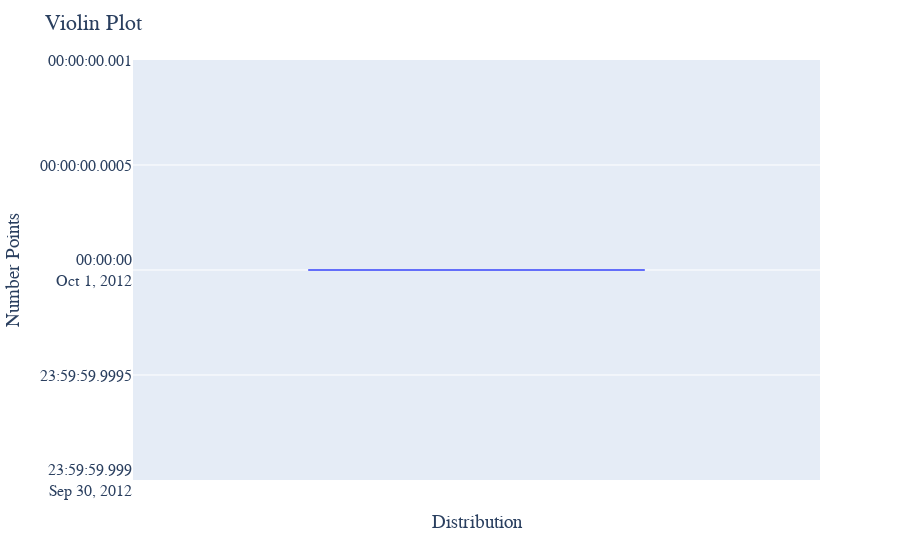

Here is the notebook cell this chart was saved with:
### Markdown cell above
### Task 3: Basic EDA
- Using plotly express, create a violin plot of each numerical feature in the data.

### Code cell
fig = px.violin(y=['2012-10-01 00:00:00'])
fig.update_layout(
    title='Violin Plot',
    xaxis_title='Distribution',
    yaxis_title='Number Points',
    font=dict(family="Times  New Roman", size=16)
)

### Figure 1 — Plotly figure (JSON) as saved in the notebook; plotly's stock layout.template omitted (floating-point values rounded to 4 significant figures)
{"data": [{"alignmentgroup": "True", "box": {"visible": false}, "hovertemplate": "y=%{y}<extra></extra>", "legendgroup": "", "marker": {"color": "#636efa"}, "name": "", "offsetgroup": "", "orientation": "v", "scalegroup": "True", "showlegend": false, "type": "violin", "x0": " ", "xaxis": "x", "y": ["2012-10-01 00:00:00"], "y0": " ", "yaxis": "y"}], "layout": {"font": {"family": "Times  New Roman", "size": 16}, "legend": {"tracegroupgap": 0}, "margin": {"t": 60}, "title": {"text": "Violin Plot"}, "violinmode": "group", "xaxis": {"anchor": "y", "domain": [0, 1], "title": {"text": "Distribution"}}, "yaxis": {"anchor": "x", "domain": [0, 1], "title": {"text": "Number Points"}}}}
